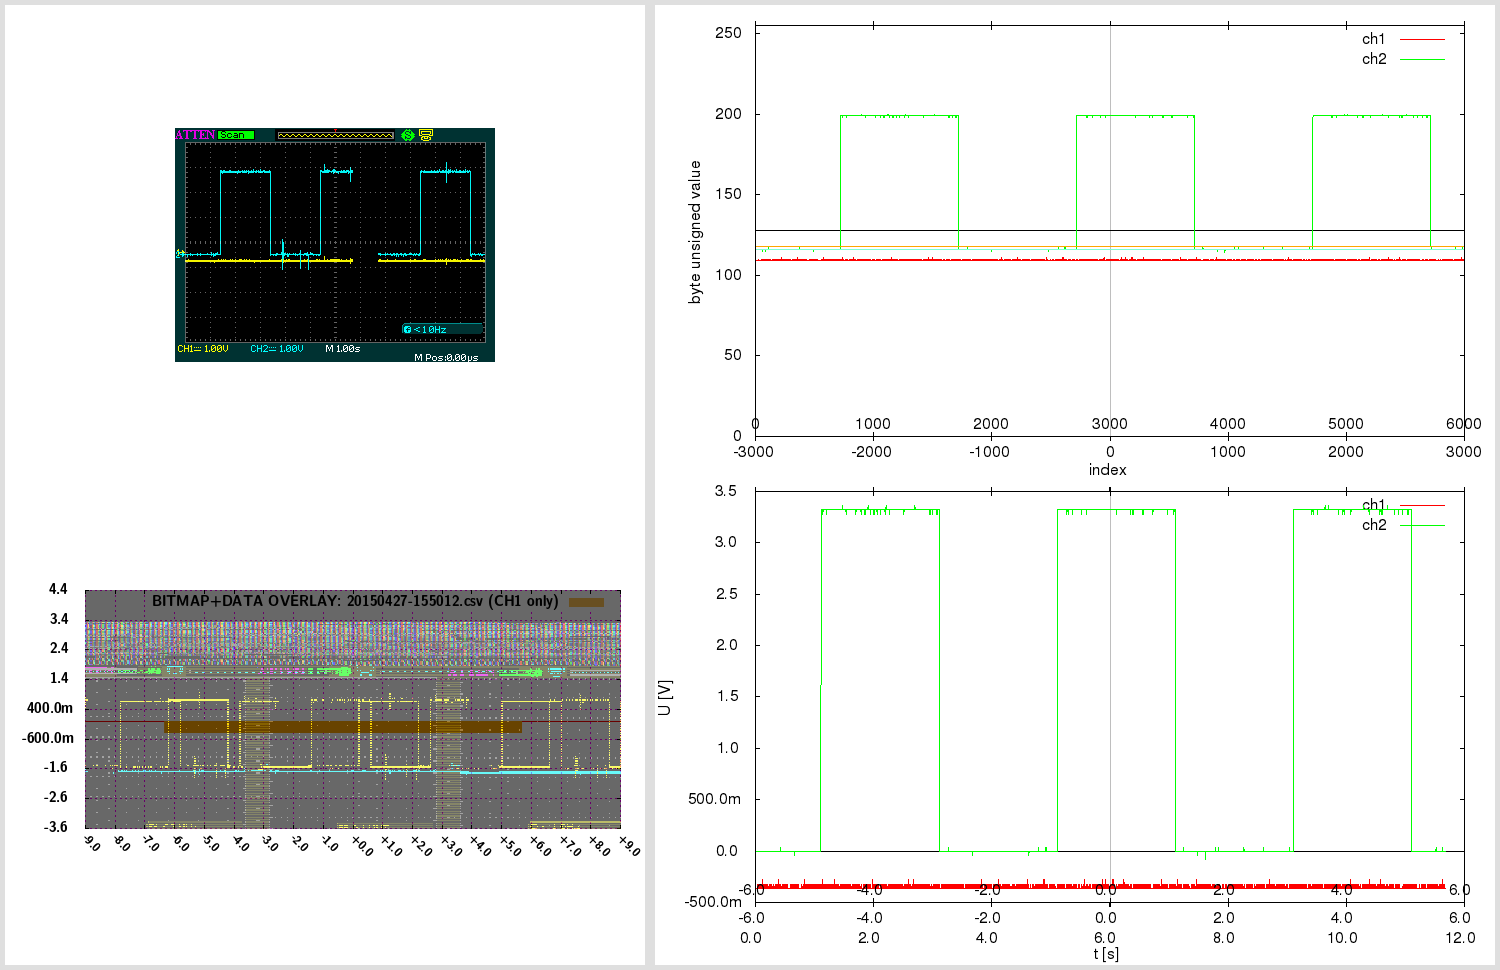

Generate this figure with gnuplot:

# 20150427-155012.gnuplot [generated by /home/warreee/attenload/adsparse-wave.pl]
# single gnuplot file, with two potentially independent scripts
# generates three plots: one based on integer, other based on real (SI) values
# and one bitmap overlay - and then montages them using ImageMagick

# attengrab .csv can just be centered (over t)
# -> the x=0 (t=0) will correspond to scope center
# (but .DAV/.CSV will also need extra sample alignment)

# in Linux, to see available fonts, do:
# fc-list --verbose | grep 'fullname:' | less
# the two fonts used here:
# LMSansDemiCond10-Regular or "Latin Modern Sans Demi Cond"; and Helvetica
# Helvetica doesn't even get reported on my system:
# $ fc-list --verbose | grep 'fullname:' | grep -i 'Helvetica\|Demi Cond'
#	fullname: "LM Sans Demi Cond 10 Regular"(s) "LMSansDemiCond10-Regular"(s)


print "Gnuplotting..."

## "master settings" (shared between both parts of script)

# line color - specified by linestyles
set style line 1 linetype 1 linecolor rgb "red"
set style line 2 linetype 1 linecolor rgb "green"
set style line 3 linetype 1 linecolor rgb "orange"
set style line 4 linetype 1 linecolor rgb "aquamarine"
set style line 5 linetype -1 linecolor rgb "black"
set style line 6 linetype -1 linecolor rgb "gray"
set style line 7 linetype 1 linecolor rgb "blue"


# VARIABLES ########### ########### ###########

fnbase="20150427-155012"
fn_bmp = fnbase . ".bmp"
fn_pngr = fnbase . "_r.png"
fn_pngi = fnbase . "_i.png"
fn_pngov = fnbase . "_ov.png"
fn_pngt = fnbase . "_tmp.png"
fn_pngo = fnbase . ".png"

# scope screen(shot) properties
tdiv = 1          # T/DIV (50e-9)
toffs = 0        # time offset (scope) (200e-9)
vdiv1 = 1        # V/DIV CH1 (500e-3)
vdiv2 = 1         # V/DIV CH2 (50e-3)
voffs1 = -0.4         # volt offset CH1 (-1.5)
voffs2 = -0.48       # volt offset CH2 (100e-3)
sampintp  = 0.0020000001563    # (500e-12)
sampintf  = 1/sampintp
sratacqf  = 2500      # (250e6)
sratacqp  = 1/sratacqf
#osf = 1.00    # oversample factor (multiplies .CSV and .DAV time domain) # unused here
adsFactor = 1.28

# (edges of current capture and divisions)
scope_hdiv=18
scope_vdiv=8
# enforce floating point (see below)
scope_trange = scope_hdiv*tdiv*1.0    # (900e-9)
scope_left=toffs-(scope_trange/2)     # (-250e-9)
scope_right=toffs+(scope_trange/2)    # (650e-9)
scope_bottom=-voffs1-(scope_vdiv*vdiv1/2) # -500e-3
scope_top=-voffs1+(scope_vdiv*vdiv1/2)    # 3.5

totalch1Vspan=scope_vdiv*vdiv1
totalch2Vspan=scope_vdiv*vdiv2
ch1Vcoeff = adsFactor*totalch1Vspan/(2**8)
ch2Vcoeff = adsFactor*totalch2Vspan/(2**8)

voffs1int = voffs1/ch1Vcoeff  # -10
voffs2int = voffs2/ch2Vcoeff  # -12

acsv_fn = fnbase . '.csv' # '20130020-013902.csv' # from attenload tmp_wav
acsz=6000         # tmp_wav/.csv size (900)
fts=0.0020000001563         # final timestep (sampling period)
# here scope_trange could be 18*1, with acsz 16000;
# if as integer, 18/16000 would be 0 - enforce floating point
# above enforcing scope_trange to float doesn't work,
# must again here:
tdivp = 1.0*scope_trange/acsz   # sampling rate, based on scope range and numsamples in tmp (1ns)
tdivf = 1/tdivp             # freq based on that sampling rate

# just in case - not needed usually:
triglevel=640e-3
trigholdoff=100e-9

toffsamp = toffs/fts		# 0
# time finetune offset - int (samples) (depends on range)
tfoi = -164


#### extract bitmap from .png, if .bmp not present
# was -crop 480x234+10+10; now -crop 480x234+95+128

cmdstr = 'if (! test -f "'.fn_bmp.'") ; then \
  echo -n "'.fn_bmp.' not found .. " ; \
  if [ -f "'.fn_pngo.'" ] ; then \
    echo -n "'.fn_pngo.' found - extracting" ; \
    convert -crop 480x234+95+128 "'.fn_pngo.'" "'.fn_bmp.'" ; \
  else \
    echo -n "'.fn_pngo.' not found - cannot extract" ; \
  fi ; \
else \
  echo -n "'.fn_bmp.' found - using that" ; \
fi; echo'

#print cmdstr
# note - since cmdstr above uses double quotes,
# must use single quotes for bash here!:
print system("bash -c '". cmdstr ."' 2>&1")


##################################
###### plot directly with unsigned byte data

set terminal png size 840,480
set termoption enhanced
set termoption font "Helvetica, 12"

set output fn_pngi
set datafile separator ","

# set axis label
set xlabel "index" offset 0.0,0.8
set ylabel "byte unsigned value" offset 1.0,0.0


# horizontal line as functions
zeroline(x)=128
ch1offs(x)=128+voffs1int # (-10)
ch2offs(x)=128+voffs2int # (-12)

# vertical line - headless arrow
# "y" scope axis in middle:
ymI = acsz/2
set arrow from ymI,0 to ymI,255 nohead ls 5
# time offset:
toI = ymI - toffs/fts
set arrow from toI,0 to toI,255 nohead ls 6


# must use multiplot here, to have two x-axes
# and thus, must set lmargin, so both graphs match

set size 1.0,0.9      # 0.1/2 = 0.05
set bmargin 0
set lmargin 10
set yrange [0:255] # 8-bit


set multiplot

set origin 0,0.1
set xrange [0:acsz]
set xtics in
set xtics offset 0,graph 0.08
plot \
  zeroline(x) with lines notitle ls 5,\
  acsv_fn using 1:2 with lines title "ch1" ls 1, \
  "" using 1:3 with lines title "ch2" ls 2, \
  ch1offs(x) with lines notitle ls 3, \
  ch2offs(x) with lines notitle ls 4

unset arrow # if big offset, line from prev. can 'leak' in next at diff place, so reset

set origin 0,0.1
set xtics out
set xtics offset 0,graph 0.02
set xrange [-acsz/2:acsz/2-1]
#set xtics nomirror 500
set noytics
set noylabel
unset xlabel # set xlabel ""
set border 1
plot 0 notitle

set nomultiplot


### reset previous settings
#unset border # no work for default
set border    # Draw default borders:
set ytics
unset yrange


##################################
###### plot with converted real SI units

# reset # resets set style line!

set terminal png size 840,480
set termoption enhanced
set termoption font "Helvetica, 12"

set output fn_pngr
set datafile separator ","

# set axis label
set xlabel "t [s]" offset 0.0,0.1
set ylabel "U [V]" offset 1.0,0.0

# axis tics format
set format y "%.1s%c"
set format x "%.1s%c"


# horizontal line as functions
zerolineR(x)=0
# don't show real offsets; they could be way off depending on V/DIV
#ch1offsR(x)=0+(-0.4)
#ch2offsR(x)=0+(-0.48)

# "y" scope axis in middle (the +1 added to ymI so it snaps at 0):
ymR=(ymI+1)*fts
set arrow from ymR,graph 0 to ymR,graph 1 nohead ls 5
# time offset:
toR=toI*fts
set arrow from toR,graph 0 to toR,graph 1 nohead ls 6
# indicate scope range here too
set arrow from scope_left+toR,graph 0 to scope_left+toR,graph 1 nohead ls 7
set arrow from scope_right+toR,graph 0 to scope_right+toR,graph 1 nohead ls 7


# must use multiplot here, to have two x-axes
# and thus, must set lmargin, so both graphs match

set size 1.0,0.9      # 0.1/2 = 0.05
set bmargin 0
set lmargin 10
set yrange [] writeback # since we don't set explicity, must save autorange
set autoscale y

set multiplot

set origin 0,0.13
set xrange [0:acsz*fts]
set xtics out
set xtics offset 0,graph -0.03
plot \
  zerolineR(x) with lines notitle ls 5,\
  acsv_fn using ($4+tfoi*fts):5 with lines title "ch1" ls 1, \
  "" using ($4+tfoi*fts):6 with lines title "ch2" ls 2

set yrange restore # this saves the found yrange after `plot`
unset arrow # if big offset, line from prev. can 'leak' in next at diff place, so reset

set origin 0,0.13
set xtics out
set xtics offset 0,graph 0.02
set xrange [(-acsz/2)*fts:(acsz/2-1)*fts]
set noytics
set noylabel
unset xlabel # set xlabel ""
set border 1
plot GPVAL_Y_MIN notitle

set origin 0,0.13
set xtics in
set xtics offset 0,graph 0.08
# wrong to put xrange [scope_left:scope_right] here;
# as [scope_left:scope_right] could be a snippet,
# and this graph shows entire capture!
# simply move the previous scale for toffset
toRR=(acsz/2.)*fts-toR
set xrange [(-acsz/2)*fts+toRR:(acsz/2-1)*fts+toRR]
set noytics
set noylabel
unset xlabel # set xlabel ""
set border 1
plot GPVAL_Y_MIN notitle

set nomultiplot


##################################
###### plot with bitmap and data overlay

# here 840,480 remains as output png size,
# even if not set explicitly; also, make
# the height smaller - so can have gravity North in montage

set terminal png truecolor size 640,305 # size 840,480
set termoption enhanced
myfont="LMSansDemiCond10-Regular"   # LMSansDemiCond10-Regular or "Latin Modern Sans Demi Cond"
# cannot do concatenation direct in termoption line, so in separate string
myfontb="".myfont.", 12"
set termoption font myfontb

set output fn_pngov
set datafile separator ","


set autoscale
unset xtics
unset ytics
unset border
unset arrow # delete all arrows
unset object # (hopefully) delete objects?

set xrange [scope_left:scope_right]
xticstep=(scope_right-scope_left)/scope_hdiv
set xtics in scope_left,xticstep,scope_right scale 1
set yrange [scope_bottom:scope_top]
yticstep=(scope_top-scope_bottom)/scope_vdiv
set ytics in scope_bottom,yticstep,scope_top scale 1
set grid xtics ytics back linecolor rgb "magenta"
# right is only gnuplot 4.6 - without it ok w/ 4.4
#set xtics rotate by -45 offset 2.5,-1.50 right format "%+.1s%c" font myfont.',10'
set xtics rotate by -45 offset 0.0,0.0 format "%+.1s%c" font myfont.',10'
set key noenhanced

# dimensions of scope screenshot bitmap
bmp_w=480
bmp_h=234

# alpha bmp transparency [0:255]
bmp_alpha = 150
# boxes fillstyle transparent solid 0.10
box_transp = (1.-(acsz/16384.))*0.9 + 0.10

# plot string for data in transparent bitmap:
plot1au = "(($0-acsz/2.+tfoi)*fts+toffs):($5)"

# bmp_w=480 bmp_h=234 ; inside 451x201+15+14
# on plot: scope_left:scope_right and scope_bottom:scope_top!
# (so toffset is built in!)

bdx = scope_trange/(451.0-1)  # [s/pixel] /451: 1.99557e-09 vs 2.000e-9 manually
bdy = totalch1Vspan/(201.0-1) # [V/pixel] /201: 0.0199005 vs 0.02005 manually
bofx = -((scope_trange/2.0)-toffs+(15.0+0)*bdx) #-15.0*bdx # -2.8e-7
bofy = -((totalch1Vspan/2.0)+voffs1+(14.0+5)*bdy) #-14.0*bdy # -0.88

# seems `boxes fillstyle transparent solid 0.40` makes some seethroughs
# or something with bmp alpha overlay; but even without, all the same?
# because the red + blue (somehow inverted) creates a gray.. better green or orange

_plot_str = "zerolineR(x) with lines notitle ls 1,\
acsv_fn \
  using ".plot1au." with boxes fillstyle transparent solid box_transp noborder linestyle 3\
  title 'BITMAP+DATA OVERLAY: '.acsv_fn.' (CH1 only)',\
fn_bmp \
  binary array=(bmp_w,bmp_h) skip=54 format='%uchar' \
  dx=bdx dy=bdy origin=(bofx,bofy) \
  using 1:2:3:(bmp_alpha) \
  with rgbalpha t ''"

# seems actual plot in screenshot bitmap (480 × 234)
#  is at: 451x201+15+14; aspect ratio 201/451 = 0.445676
set size ratio 0.445676

eval("plot " . _plot_str)




##################################
###### montage commands

# used to be in attengrab; now here
# call ImageMagick montage via system
# and montage in `gnuplot` (easier to separate)

print "Montaging images..."
# this works in ImageMagick 6.6.2-6, but not in 6.5.7-8
#      '.fn_pngov.' -gravity Center -extent x480  \#
# must spec -extent 640x480 for 6.5

cmdstr = 'montage \
  <(montage \
    <(convert \
      '.fn_bmp.' -gravity Center -crop 640x480-10+0! -flatten  \
      bmp:-) \
    <(convert \
      '.fn_pngov.' -gravity Center -extent 640x480  \
      bmp:-) \
  -tile 1x -geometry +0+0  \
  bmp:-) \
  <(montage \
    '.fn_pngi.' \
    '.fn_pngr.' \
  -tile 1x -geometry +0+0  \
  bmp:-) \
-geometry +0+0 -border 5 \
'.fn_pngo

print cmdstr
print system('bash -c "'. cmdstr .'" 2>&1')

print "Deleting temp files ..."

delcmd = "rm"

# leave the bitmap for now
# actually, let attengrab handle it - since
# it may need to be re-taken!
# #cmdstr = delcmd ." ". fn_bmp
# #print cmdstr . "  " . system(cmdstr . " 2>&1")

cmdstr = delcmd ." ". fn_pngr
print cmdstr . "  " . system(cmdstr . " 2>&1")

cmdstr = delcmd ." ". fn_pngi
print cmdstr . "  " . system(cmdstr . " 2>&1")

cmdstr = delcmd ." ". fn_pngov
print cmdstr . "  " . system(cmdstr . " 2>&1")




# note:
# set terminal png size 840,480 # size defaults to 640x480 px
# set terminal pdf size 10,3 # size defaults to 5x3 in
# enhanced text: set termoption enhanced

# vertical line - headless arrow
# need ymin and ymax; gnuplot gives them only after plot -
# - and even then they do not correspond to end ticks
# - and even then, cannot get the arrow to show, after the second `plot`
# .. nor can I edit it anyhow; it must run before the first `plot`
# so instead of that, position y coordinates relative to graph (0 to 1)
#set arrow 1 from graph 0.5,0 to graph 0.5,1 nohead ls 5

# in multiplot, yrange should be after the size command
# note: xrange could be 2250 or 450
# so leave it to autoscale here? will be accurate since it's integer index...
# now set explicitly by script # below in multiplot

# axis tics format
# for engineering notation - 'help format specifiers':
# "A 'scientific' power is one such that the exponent is a multiple of three."

# print "Montaging images..."

# "The 'tile' size is then set to the largest dimentions
# of all the resized images, and the size actually specified."
# "by removing the 'size' component, non of the images will
# be resized, and the 'tile' size will be set to the largest
# dimensions of all the images given"
# not so simple: http://unix.stackexchange.com/questions/4046/
# can be done in one command with bash subprocess pipes (bash only)
# was: .fn_bmp.' -gravity NorthWest ; fn_pngov.' -gravity North
# can pad with -gravity Center -extent 640x480;
# but also with crop! -flatten - there have offset too!
# -geometry +2+2 can also mess up the last -border 5 !

# bmp scale worked for:
# bmp_w=480 bmp_h=234 ; inside 451x201+15+14
# tdiv = 5e-08,  toffs = 2e-07,  vdiv1 = 0.5,   voffs1 = -1.5,
# dx=2.000e-9 dy=0.02005 origin=(-2.8e-7,-0.88) for
# tspan = 18*tdiv = 18*5e-08 = 9e-07s
# vspan1 = 8*vdiv1 = 8*0.5 = 4V
# tspan/451 = 9e-07/451 = 1.99557e-09 s/pixel
# vspan1/201 = 4/201 = 0.0199005 V/pixel
# bdx=tspan/(451-1) = '9e-07/(451-1)' = 2e-09
# bdy=vspan1/(201-1) = '4/(201-1)' = 0.02
# 15*bdx = 15*2e-9 = 3e-08
# 14*bdy = 14*0.02 = 0.28
# 15*1.99557e-09 = 2.99335e-08
# 14*0.0199005 = 0.278607
